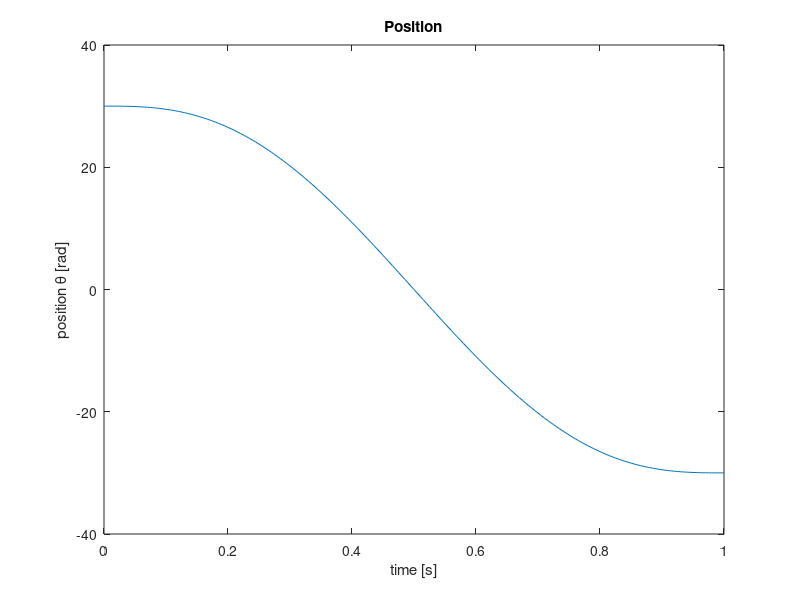
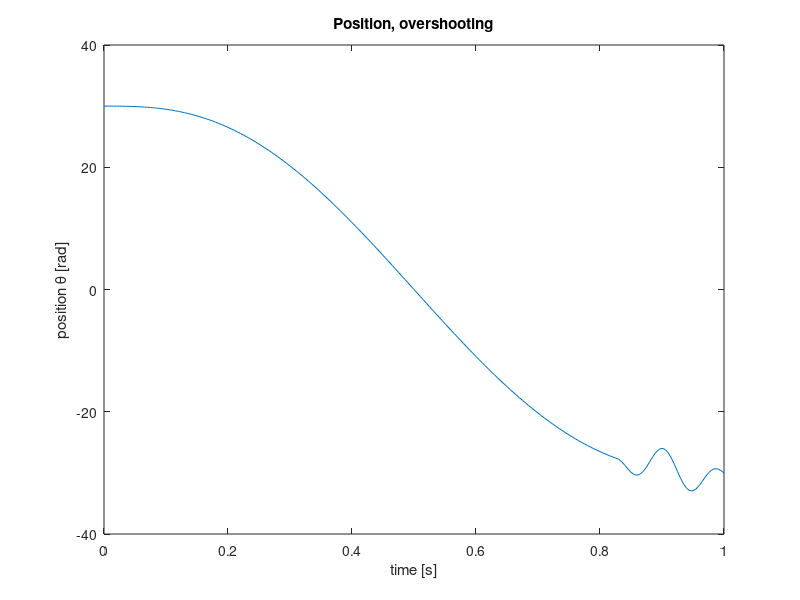
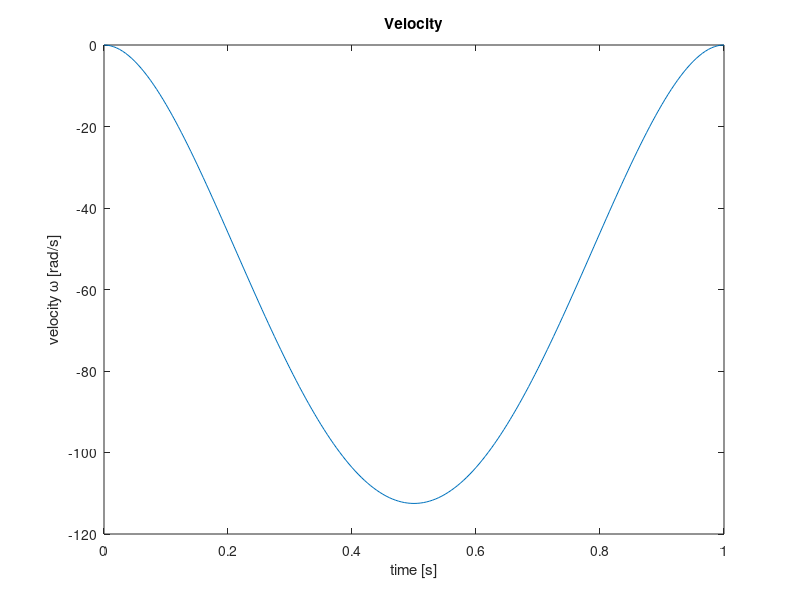
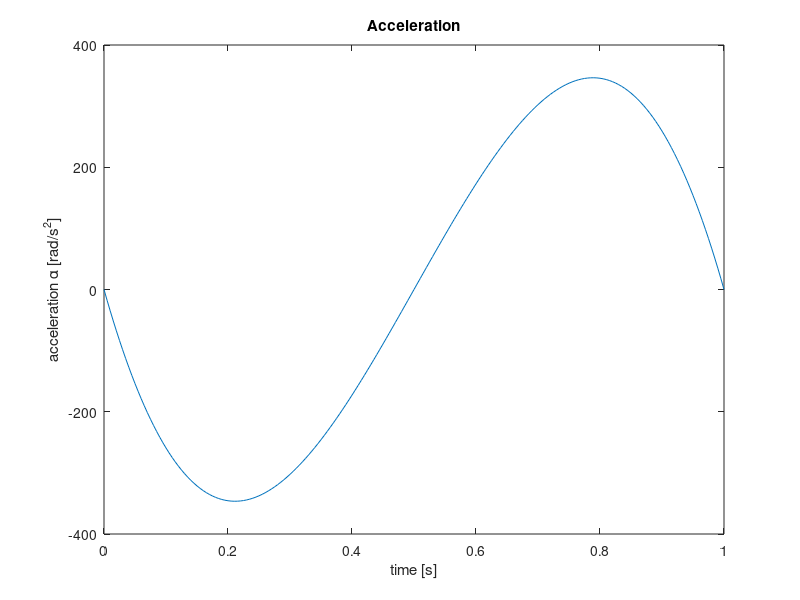

The MATLAB source for these figures, in order:
clc, clear, close all;
tf = 1;
t = 0:0.005:tf;

x0 = 0.83;
x1 = 1;
circ = (-t.^2+(x0+x1)*t-(x0*x1));
for i= 1:length(circ)
    if circ(i) <= 0
        circ(i) = 0;
    end
end
B = 500;
f = 2*pi*10;
hey = B*cos(t*f);
change = hey.*circ;


q0 = 30;
v0 = 0;
a0 = 0;
qf = -30;
vf = 0;
af = 0;

q = [q0 v0 a0 qf vf af]';

A = [1 0 0 0 0 0;
     0 1 0 0 0 0;
     0 0 2 0 0 0;
     1 tf tf^2 tf^3 tf^4 tf^5;
     0 1 2*tf 3*tf^2 4*tf^3 5*tf^4;
     0 0 2 6*tf 12*tf^2 20*tf^3];
 
 a = inv(A)*q;
 
 theta = a(1) + a(2)*t + a(3)*t.^2 + a(4)*t.^3 + a(5)*t.^4 + a(6)*t.^5;
 omega = a(2) + 2*a(3)*t + 3*a(4)*t.^2 + 4*a(5)*t.^3 + 5*a(6)*t.^4;
 alpha = 2*a(3) + 6*a(4)*t + 12*a(5)*t.^2 + 20*a(6)*t.^3;
 
 figure
 plot(t,theta)
 title('Position')
 axis([0 1 -40 40])
 ylabel('position \theta [rad]')
 xlabel('time [s]')
 saveas(gcf,'plots/plot_position.png')
 
 figure
 plot(t,theta+change)
 title('Position, overshooting')
 axis([0 1 -40 40])
 ylabel('position \theta [rad]')
 xlabel('time [s]')
 saveas(gcf,'plots/plot_position_over.png')
 
 figure
 plot(t,omega)
 title('Velocity')
 ylabel('velocity \omega [rad/s]')
 xlabel('time [s]')
 saveas(gcf,'plots/plot_velocity.png')
 
 figure
 plot(t,alpha)
 title('Acceleration')
 ylabel('acceleration \alpha [rad/s^2]')
 xlabel('time [s]')
 saveas(gcf,'plots/plot_acceleration.png')